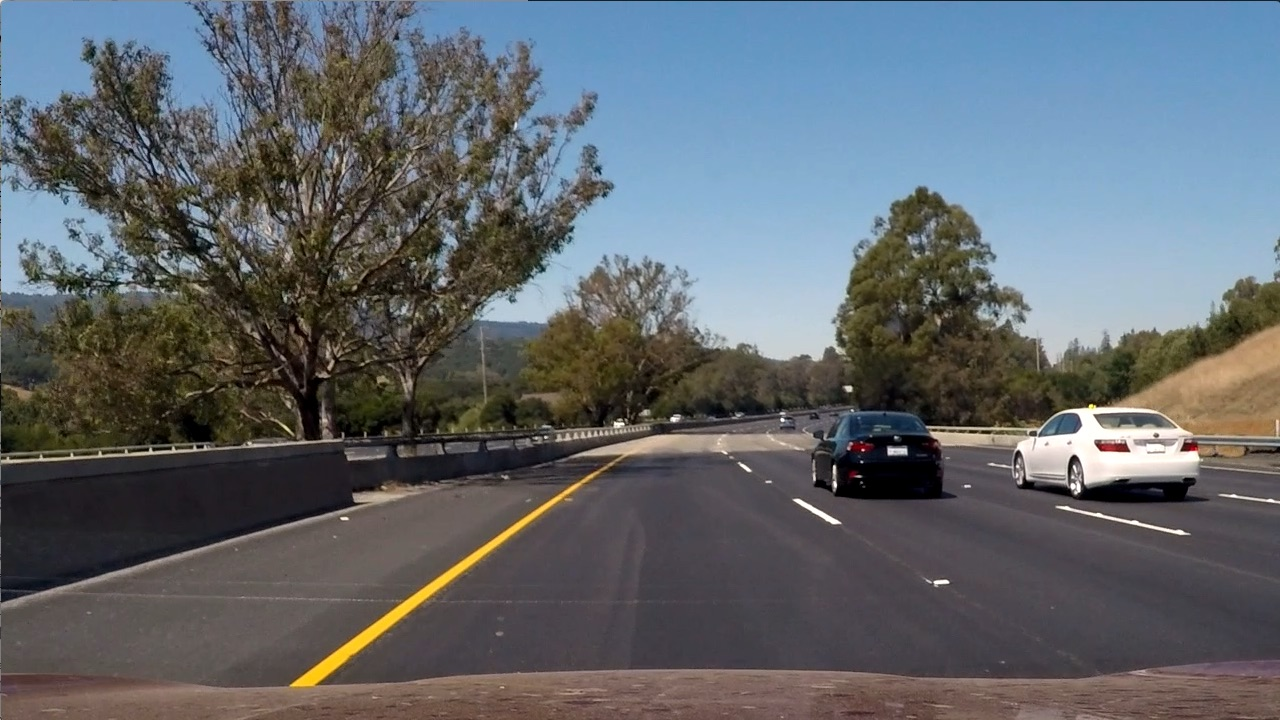
#> input picture ComputerVisionMachineLearning/filters/images/bridge_trees_example.jpg, 1280 x 720 px
$ jupyter execute 'Finding Edges and Custom Kernels.ipynb'   (shell and % lines are left out)
#> lines starting #> are read from the running program, lines starting #| are printed output that depends on the picture
# Creating a Filter, Edge Detection

### Import resources and display image

[cell 1]
import matplotlib.pyplot as plt
import matplotlib.image as mpimg

import cv2
import numpy as np


# Read in the image
image = mpimg.imread('images/bridge_trees_example.jpg')
#> image is the input picture: shape (720, 1280, 3); mean R, G, B 97, 102.6, 107.9

plt.imshow(image)

### Convert the image to grayscale

[cell 2]
# Convert to grayscale for filtering
gray = cv2.cvtColor(image, cv2.COLOR_RGB2GRAY)
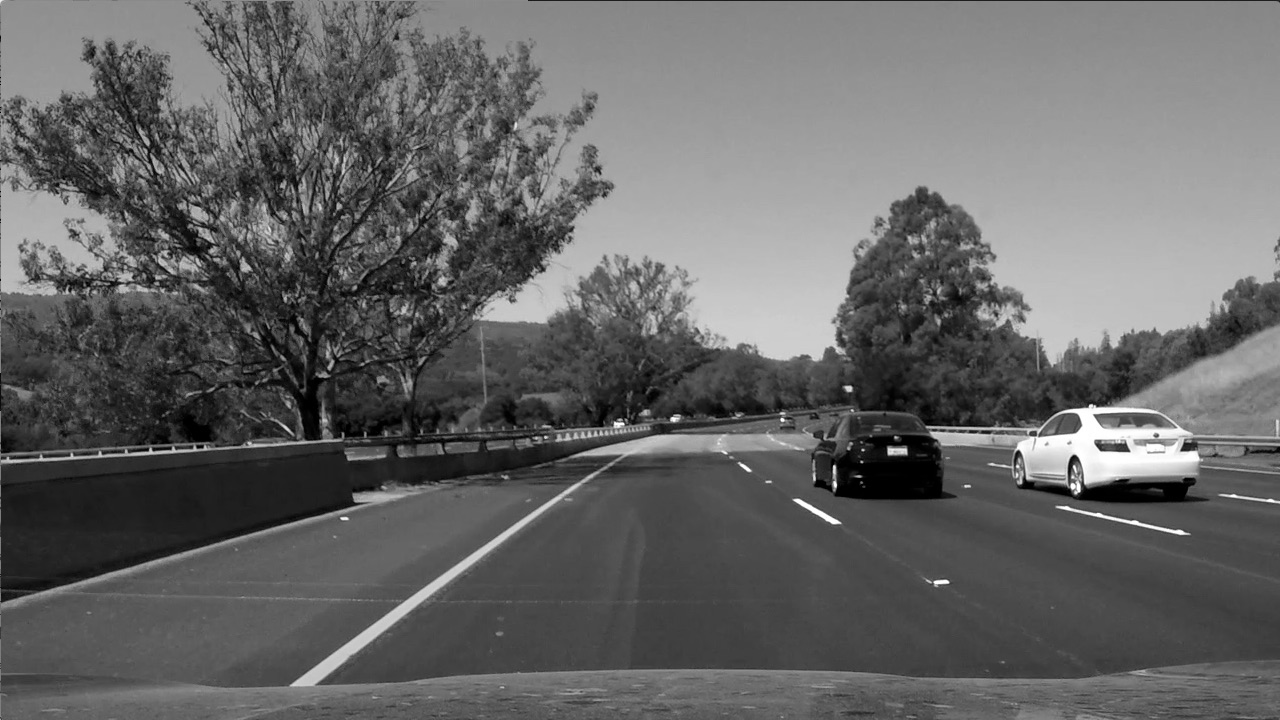
#> gray: shape (720, 1280); min 0, max 255, mean 101.5

plt.imshow(gray, cmap='gray')

### TODO: Create a custom kernel

Below, you've been given one common type of edge detection filter: a Sobel operator.

The Sobel filter is very commonly used in edge detection and in finding patterns in intensity in an image. Applying a Sobel filter to an image is a way of **taking (an approximation) of the derivative of the image** in the x or y direction, separately. The operators look as follows.

**It's up to you to create a Sobel x operator and apply it to the given image.**

For a challenge, see if you can put the image through a series of filters: first one that blurs the image (takes an average of pixels), and then one that detects the edges.

[cell 3]
# Create a custom kernel

# 3x3 array for edge detection
sobel_y = np.array([[ -1, -2, -1],
                    [  0,  0,  0],
                    [  1,  2,  1]])

## TODO: Create and apply a Sobel x operator
sobel_x = np.array([[ -1, 0, 1],
                    [ -2, 0, 2],
                    [ -1, 0, 1]])
filtered_image = cv2.filter2D(gray, -1, sobel_x)


# Filter the image using filter2D, which has inputs: (grayscale image, bit-depth, kernel)
filtered_image2 = cv2.filter2D(filtered_image, -1, sobel_y)
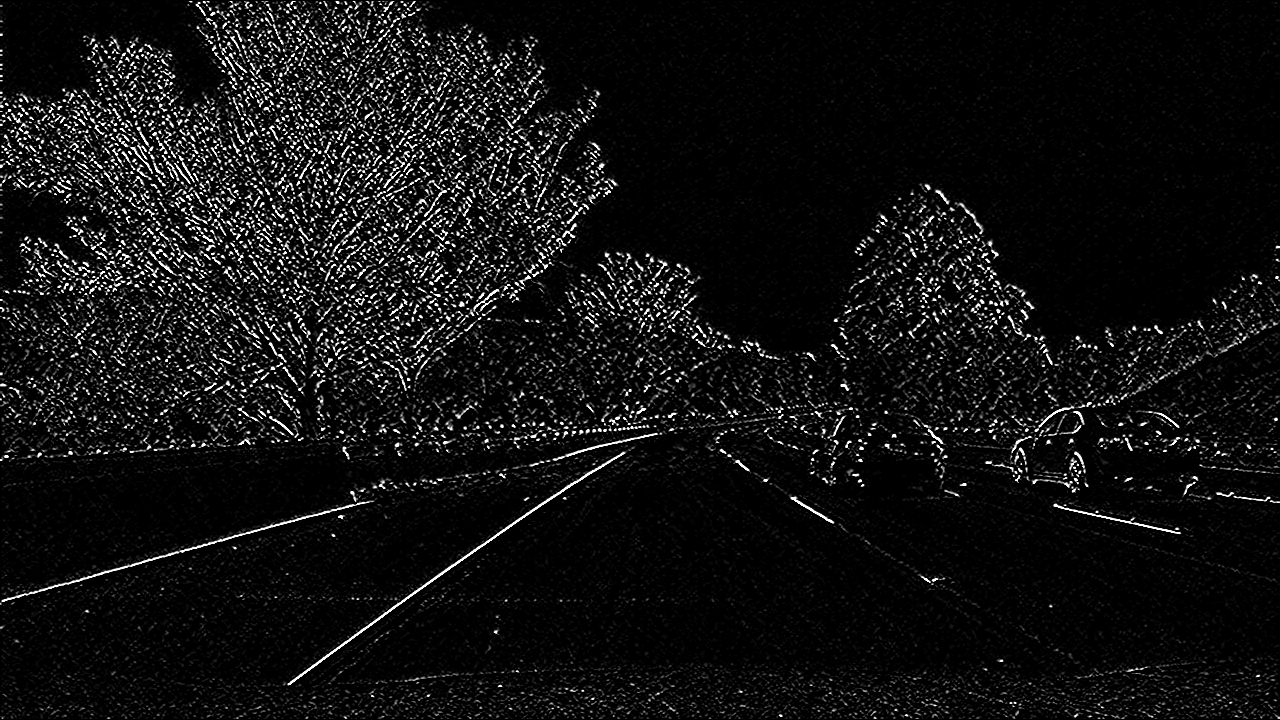
#> filtered_image2: shape (720, 1280); min 0, max 255, mean 17.6


plt.imshow(filtered_image2, cmap='gray')

[cell 4]
filtered_image = cv2.filter2D(gray, -1, sobel_y)
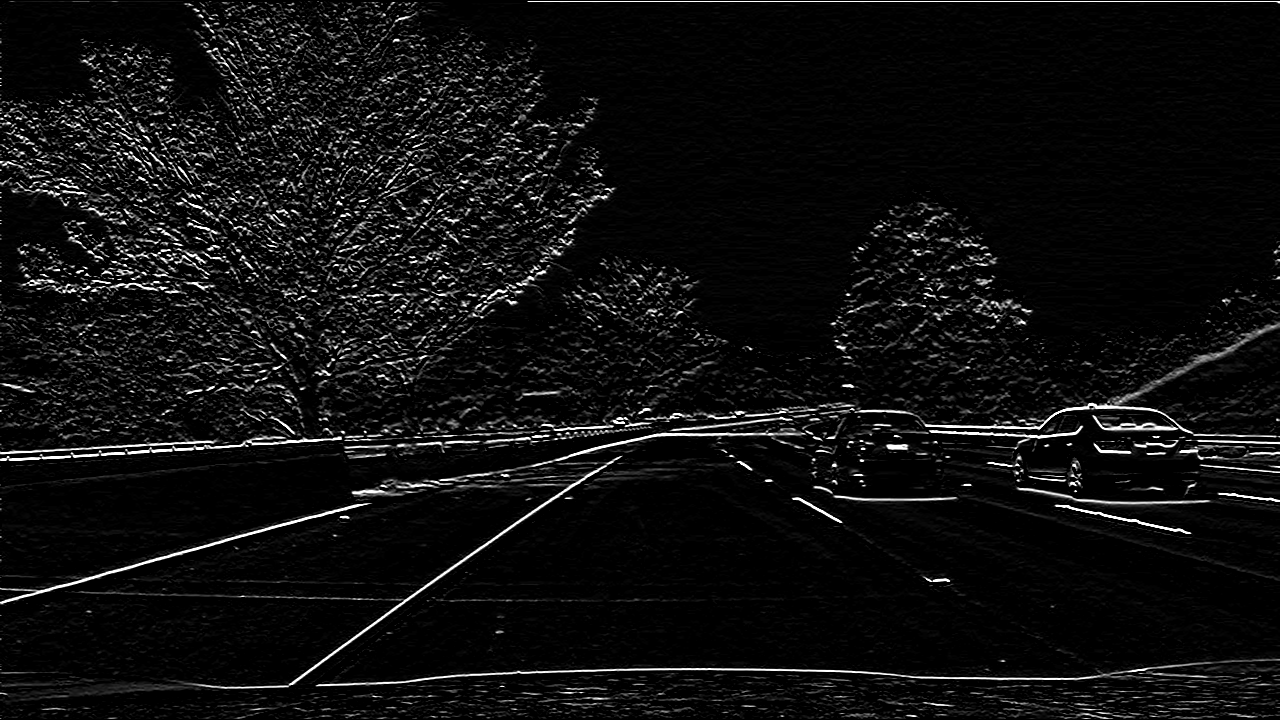
#> filtered_image: shape (720, 1280); min 0, max 255, mean 15.1
plt.imshow(filtered_image, cmap='gray')

[cell 5]
filtered_image = cv2.filter2D(gray, -1, sobel_x)
plt.imshow(filtered_image, cmap='gray')

### Test out other filters!

You're encouraged to create other kinds of filters and apply them to see what happens! As an **optional exercise**, try the following:
* Create a filter with decimal value weights.
* Create a 5x5 filter
* Apply your filters to the other images in the `images` directory.

[cell 6]
an_filter = np.array([[ 0, -1, 0],
                    [ -1, 4.1, -1],
                    [ 0, -1, 0]])
filtered_image = cv2.filter2D(gray, -1, an_filter)
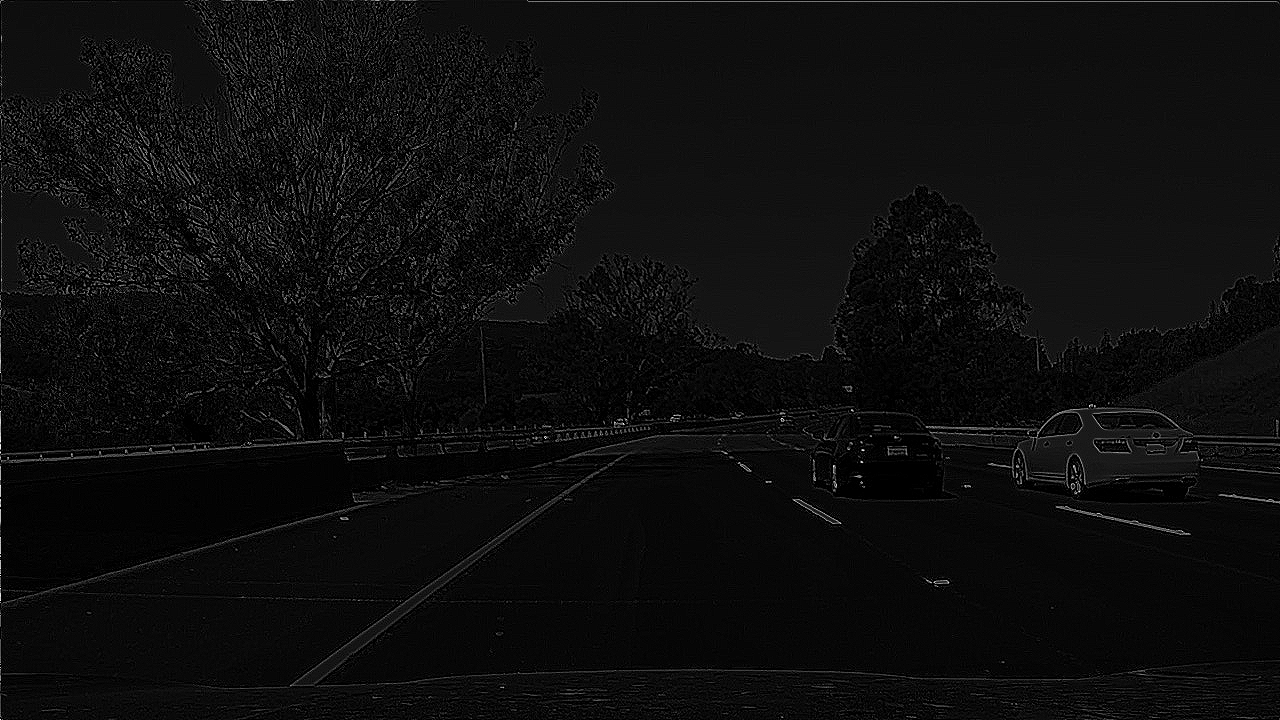
#> filtered_image: shape (720, 1280); min 0, max 255, mean 13.7
plt.imshow(filtered_image, cmap='gray')

$ run again, with ComputerVisionMachineLearning/filters/images/curved_lane.jpg copied over ComputerVisionMachineLearning/filters/images/bridge_trees_example.jpg
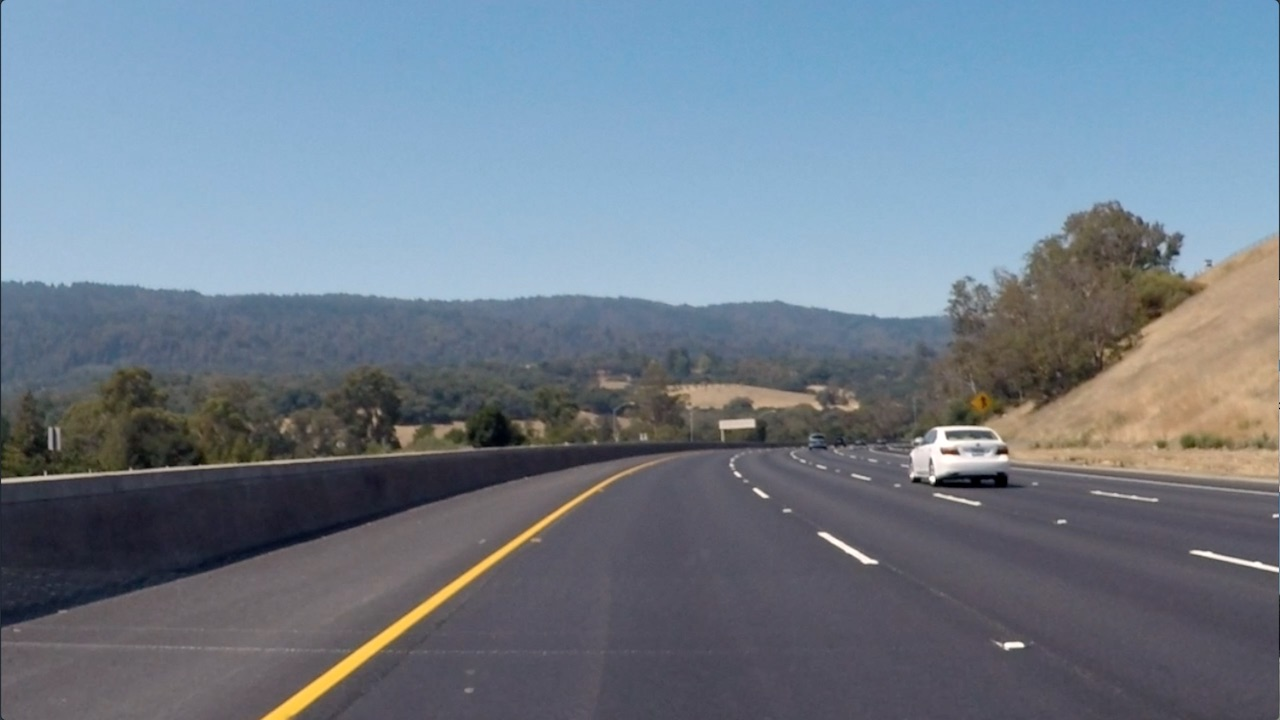
#> input picture ComputerVisionMachineLearning/filters/images/curved_lane.jpg, 1280 x 720 px
#> image is the input picture: shape (720, 1280, 3); mean R, G, B 112.1, 125, 138.7
#> `gray = cv2.cvtColor(image, cv2.COLOR_RGB2GRAY)`:
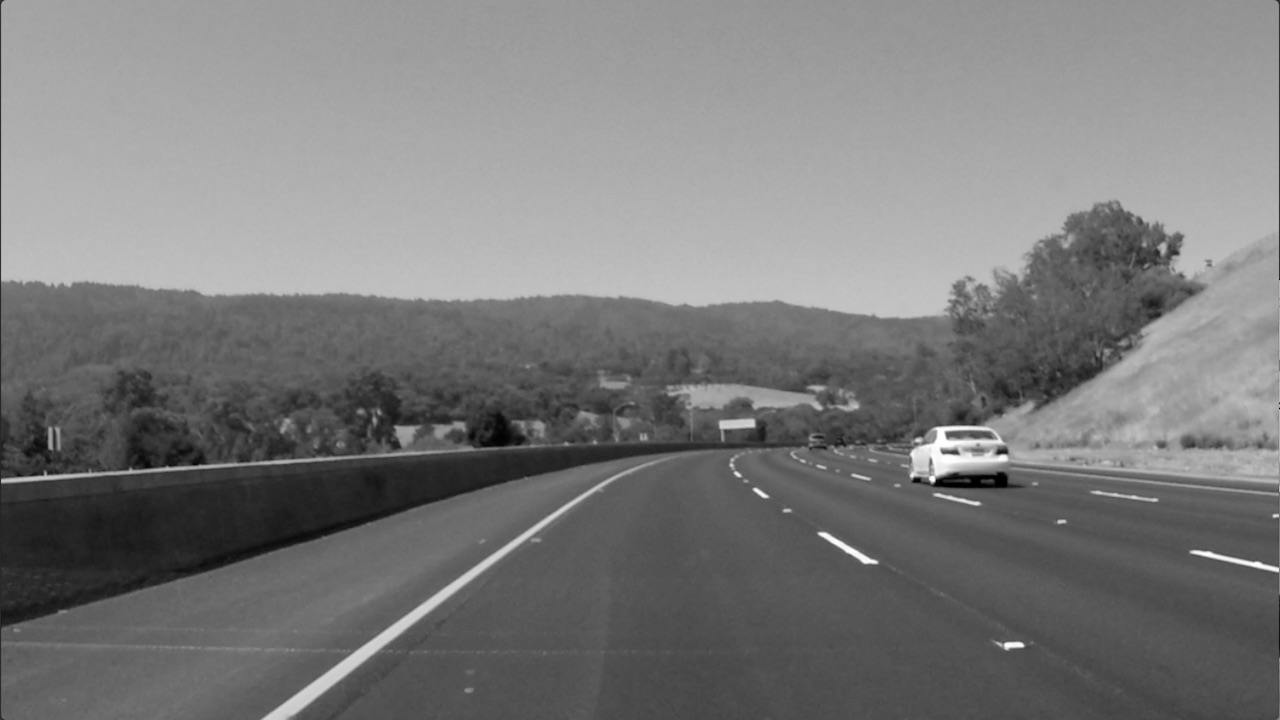
#> gray: shape (720, 1280); min 0, max 255, mean 122.7
#> `filtered_image = cv2.filter2D(gray, -1, an_filter)`:
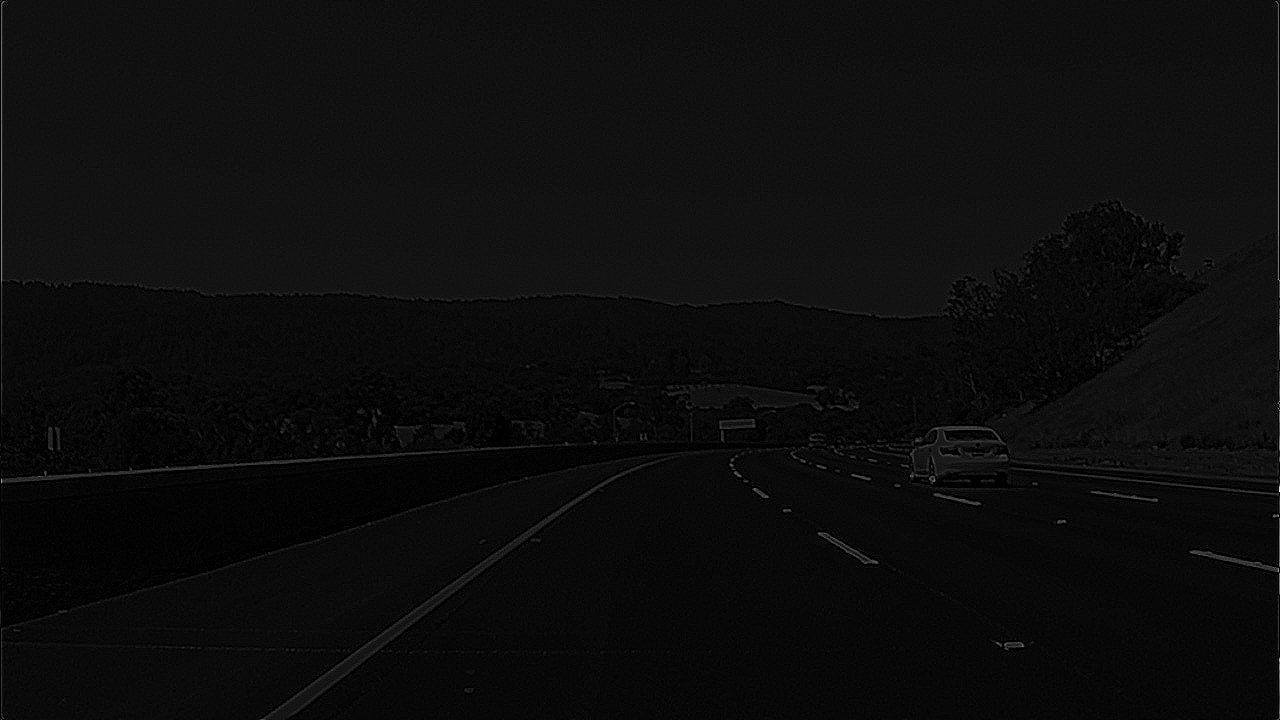
#> filtered_image: shape (720, 1280); min 0, max 255, mean 12.6
